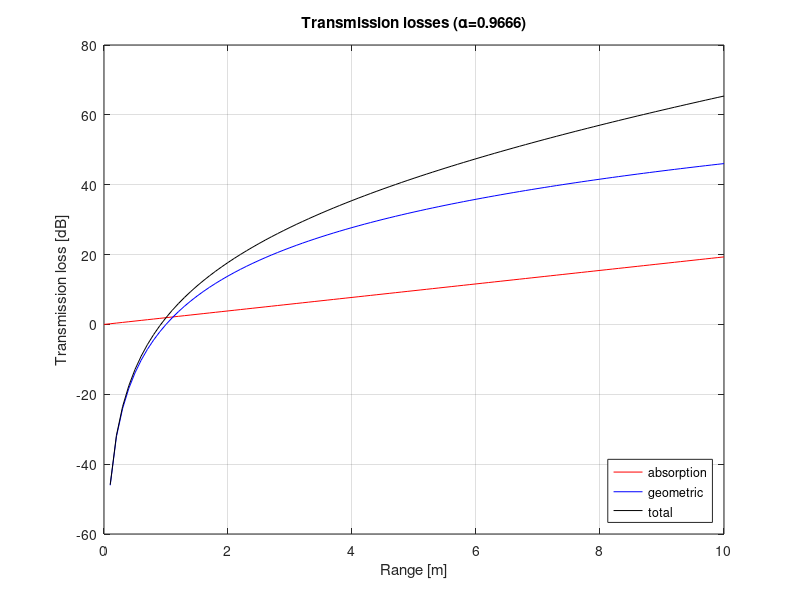

Write the MATLAB code that produced this figure.
close all
figure();

alpha = 0.9666; % absorption coefficient

r = 0:0.1:10;

h_a = 2*0.9668.*r; 
h_g = 20*log(r);


plot(r, h_a, 'r')
hold on
plot(r, h_g, 'b')
plot(r, h_a + h_g, 'k')
legend('absorption', 'geometric', 'total', 'Location', 'Southeast')
ylabel('Transmission loss [dB]')
xlabel('Range [m]')
title(['Transmission losses (\alpha=',num2str(alpha),')']);

grid on